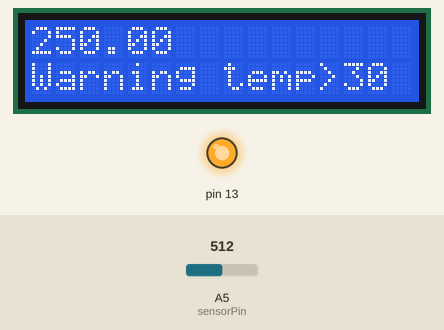
Bench run of a sketch on a simulated Arduino Uno, built with avr-gcc and run on an emulated ATmega328P. Shown: 16×2 character LCD, output pins drawn as LEDs (lit = HIGH). The inputs (shaded band) are chosen by the test bench; at power-on: A5 (sensorPin) = 512.

Above: at 1.6 s.
1.7 s: A5 (sensorPin) set to 716
At 3.2 s:
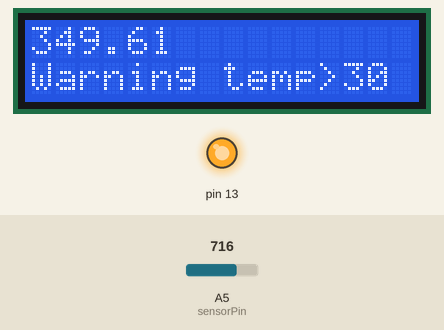
3.5 s: A5 (sensorPin) set to 900
At 5.2 s:
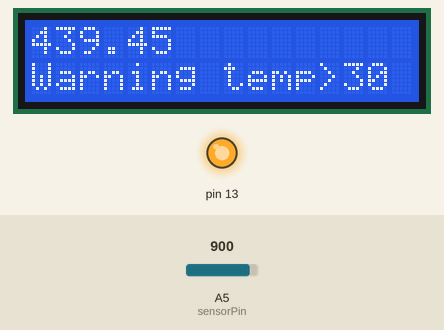
5.5 s: A5 (sensorPin) set to 1023
At 7.0 s:
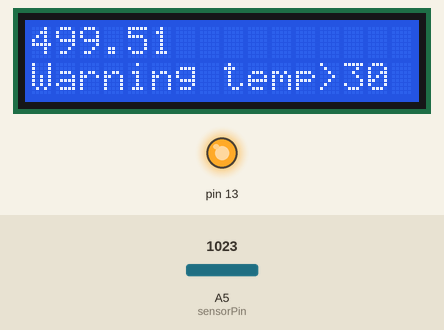
Timing chart, 0 to 8.5 s (numbered marks = the images above; inputs shaded):
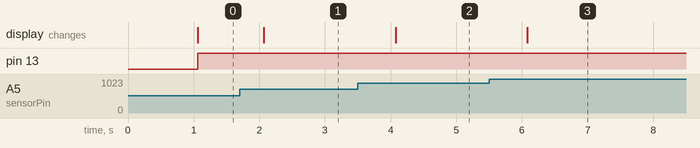

Measured:
- after the input at 1.7 s, the display: changes after 0.37 s (image 1)
- after the input at 3.5 s, the display: changes after 0.58 s (image 2)
- after the input at 5.5 s, the display: changes after 0.58 s (image 3)

The sketch:

lcd_temp.ino
```cpp
#include <LiquidCrystal.h>

int sensorPin=A5;
float temp;
LiquidCrystal lcd(8, 9, 4, 5, 6, 7);
void setup() {
  lcd.begin(16,2);
 // Serial.begin(9600);
  lcd.setCursor(0,0);
  pinMode(13, OUTPUT);
}

void loop() {
  delay(1000);
  temp=analogRead(sensorPin)*0.48828125;

  if(temp>30){
    lcd.setCursor(0,1);
    lcd.print("Warning temp>30");
    digitalWrite(13,HIGH);
    }else{
      lcd.clear();
      digitalWrite(13,LOW);
      }
  lcd.setCursor(0,0);
  //Serial.println(temp);
  lcd.print(temp);

}
```
